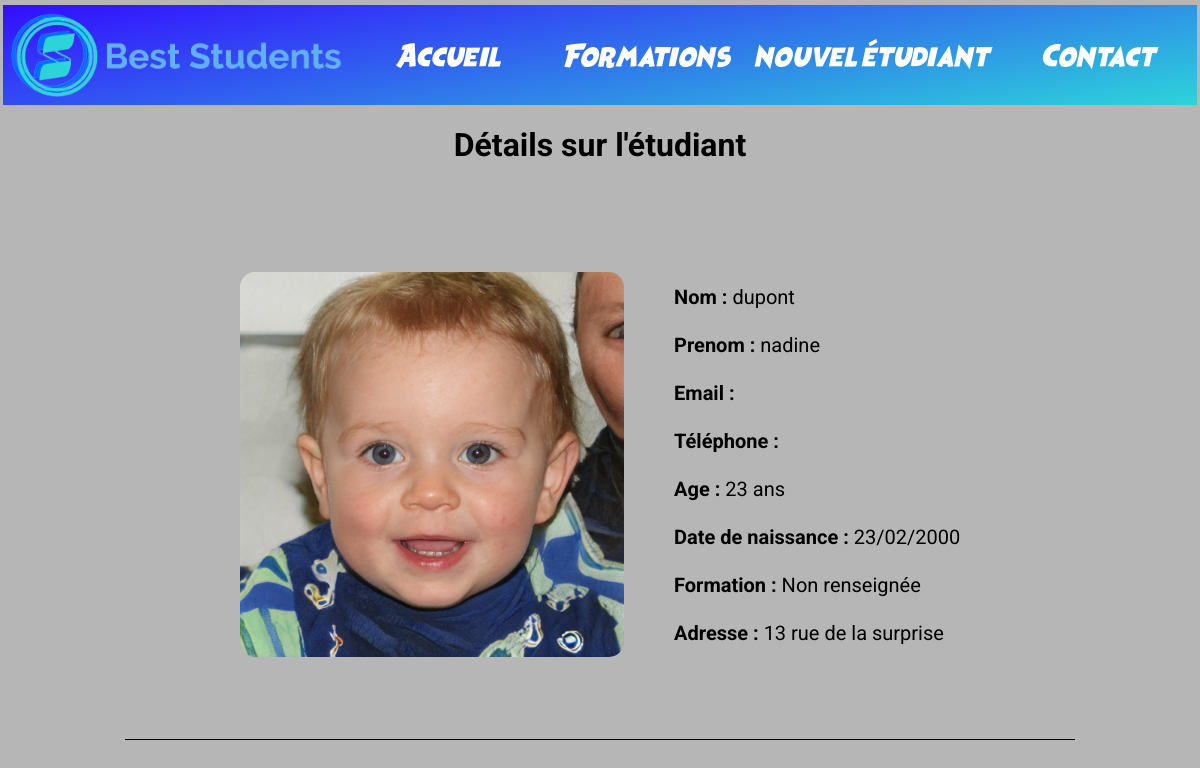
The page /etudiant.php?id=21 on the database its author committed.
### tables this page shows
CREATE TABLE `etudiant` (
  `id_etudiant` int(11) NOT NULL,
  `prenom_etudiant` varchar(60) NOT NULL,
  `nom_etudiant` varchar(60) NOT NULL,
  `email_etudiant` varchar(80) NOT NULL,
  `date_naissance_etudiant` date NOT NULL,
  `adresse_etudiant` varchar(50) NOT NULL,
  `tel_etudiant` varchar(12) NOT NULL,
  `photo_etudiant` varchar(30) NOT NULL,
  `id_promotion` int(11) DEFAULT NULL
);

### src/modele/etudiantDB.php (called while the page is built, shortened)
<?php
function selectStudentById(int $id):array {
    $connection = createConnection();
    $requeteSQL = "SELECT * FROM etudiant WHERE id_etudiant = :id;";
    $requete=$connection->prepare($requeteSQL);
    $requete->bindValue(":id", $id);
    $requete->execute();
    return $requete->fetch(PDO::FETCH_ASSOC);
}

### src/utils/dates.php (called while the page is built)
<?php
include_once 'src\modele\etudiantDB.php';
function calculeAgeEtudiant(string $dateNaissance) : array
{
    $age = date_diff(date_create($dateNaissance),date_create(date("Y-m-d")))->format('%y');
    $couleur = $age<18?"#ff0000":"#379A28FF";
    return ["age"=>$age,"couleur"=>$couleur];
}
function formateDate($dateNaissance) : string
{return date_create($dateNaissance)->format("d/m/Y");}

### etudiant.php (the view, shortened to what this page needs)
<?php
include_once 'src\modele\etudiantDB.php';
include_once 'src\utils\dates.php';
$id = $_GET["id"];
try {
    $student = selectStudentById($id);
} catch (TypeError) {
    header("location: ../index.php");
}
$id_promotion = $student["id_promotion"];
$promotion = isset($id_promotion)?"Élève de ".selectPromotionById($id_promotion)["intitule_promotion"]:"Non renseignée";
?>
<!doctype html>
<html lang=fr>
<head>
    <link rel="stylesheet" href="styles.css">
    <link rel="stylesheet" href="etudiant.css">
    <link rel="stylesheet" href="main.css">
</head>
<body>
<screen>
    <?php include_once "header.php"?>
    <h1>Détails sur l'étudiant</h1>
    <cadre>
        <img id="photo" src="db_images/<?= $student["photo_etudiant"]?>" alt="image représentant l'étudiant">
        <p>
            <span class="gras">Nom :</span> <?= $student["nom_etudiant"]?> <br><br>
            <span class="gras">Prenom :</span> <?= $student["prenom_etudiant"]?> <br><br>
            <span class="gras">Email :</span> <?= $student["email_etudiant"]?> <br><br>
            <span class="gras">Téléphone :</span> <?= $student["tel_etudiant"]?> <br><br>
            <span class="gras">Age :</span> <?= calculeAgeEtudiant($student["date_naissance_etudiant"])["age"]?> ans <br><br>
            <span class="gras">Date de naissance :</span> <?= formateDate($student["date_naissance_etudiant"])?><br><br>
            <span class="gras">Formation :</span> <?=$promotion?><br><br>
            <span class="gras">Adresse :</span> <?= $student["adresse_etudiant"]?>
        </p>
    </cadre>
</screen>
</body>
</html>

### styles.css (style rules this page uses)
h1 { display: inline; align-self: center; justify-self: center; font-size: 2em; }

### etudiant.css (style rules this page uses)
* { margin: 0; padding: 0; box-sizing: border-box; }
cadre { display: flex; margin: 0 auto; width: 950px; align-content: flex-start; height: 550px; align-items: center; justify-content: center; border-bottom: solid 1px black }
#photo { max-width: 100%; height: 70%; border-radius: 15px; }
p { padding-left: 50px; font-size: 20px; }
.gras { font-weight: bold; }

### main.css (style rules this page uses)
* { margin: 0; padding: 0; box-sizing: border-box; font-family: 'Roboto', sans-serif; text-decoration: none; }
html { background-color: #b6b6b6; }
screen { display: grid; height: 100vh; width: 100vw; grid-template-rows: 100px 70px 1fr 100px; row-gap: 10px; }

### rows shown on the page
etudiant: photo_etudiant (picture), nom_etudiant "dupont", prenom_etudiant "nadine", date_naissance_etudiant "23", date_naissance_etudiant "23/02/2000", adresse_etudiant "13 rue de la surprise"

### other values the page prints
$label "Accueil"
$label "Formations"
$label "nouvel étudiant"
$label "Contact"
$promotion "Non renseignée"
